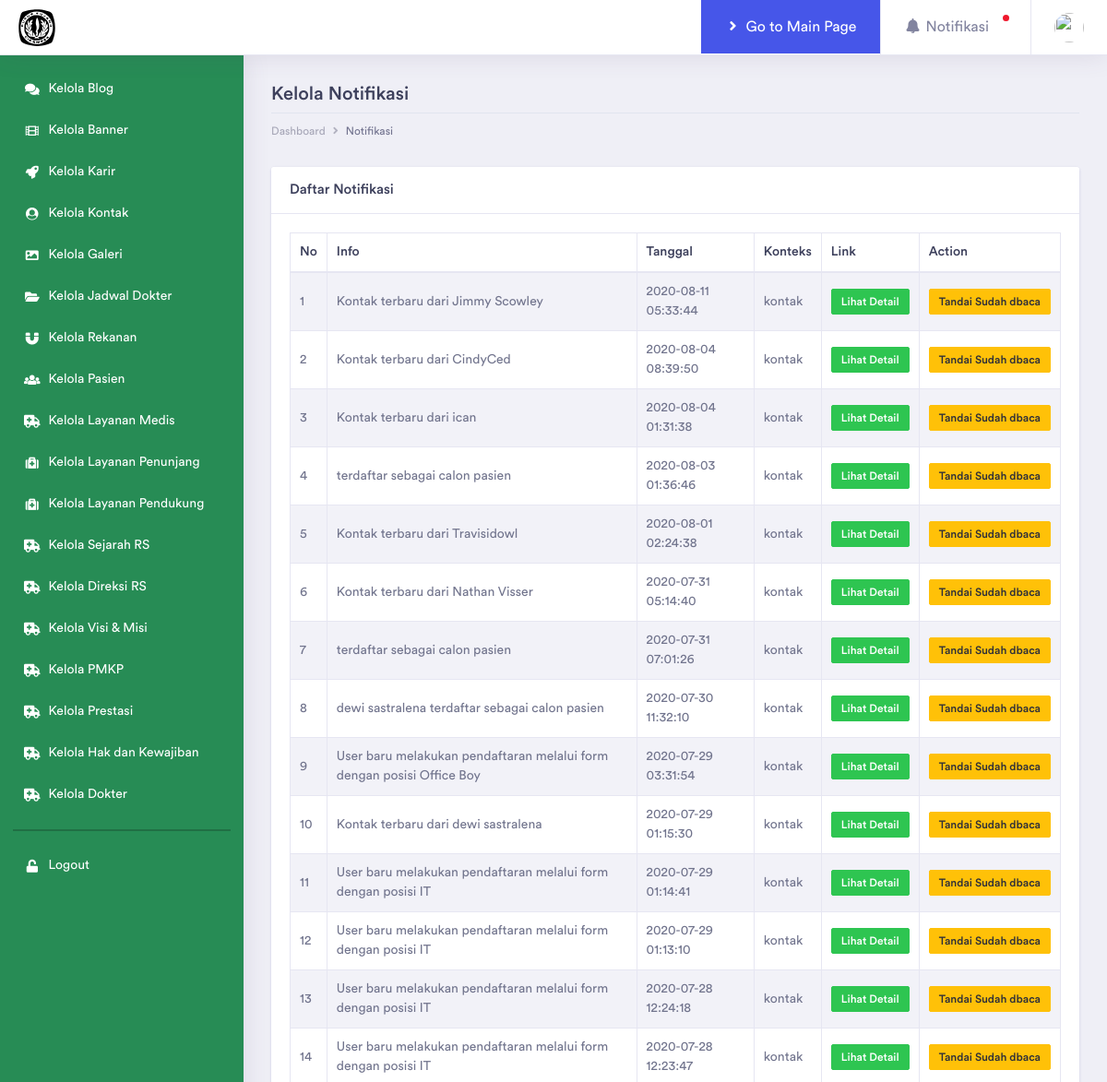
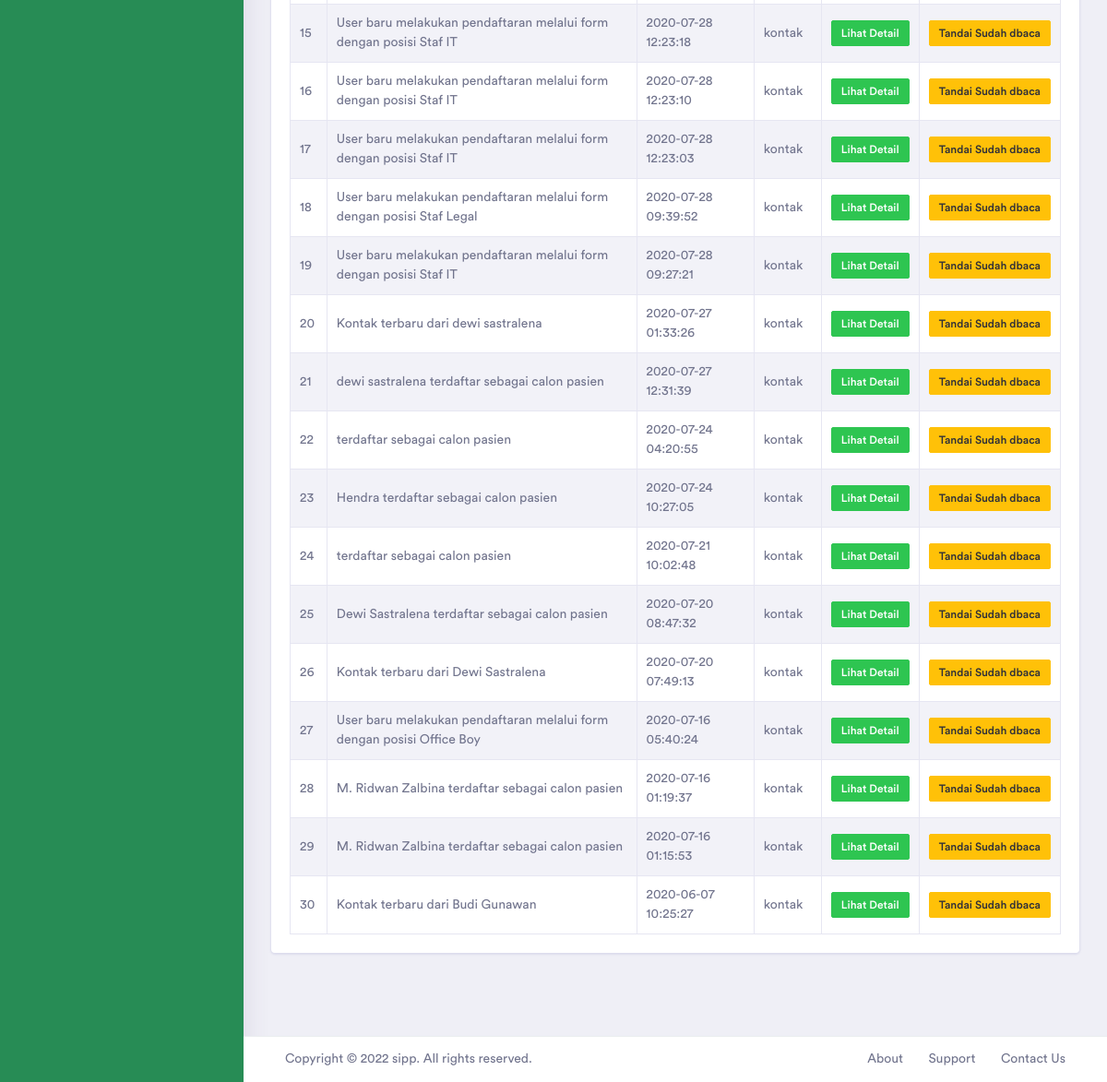
Page /index.php/notifikasi on the earlier database version (2 pictures, top to bottom).
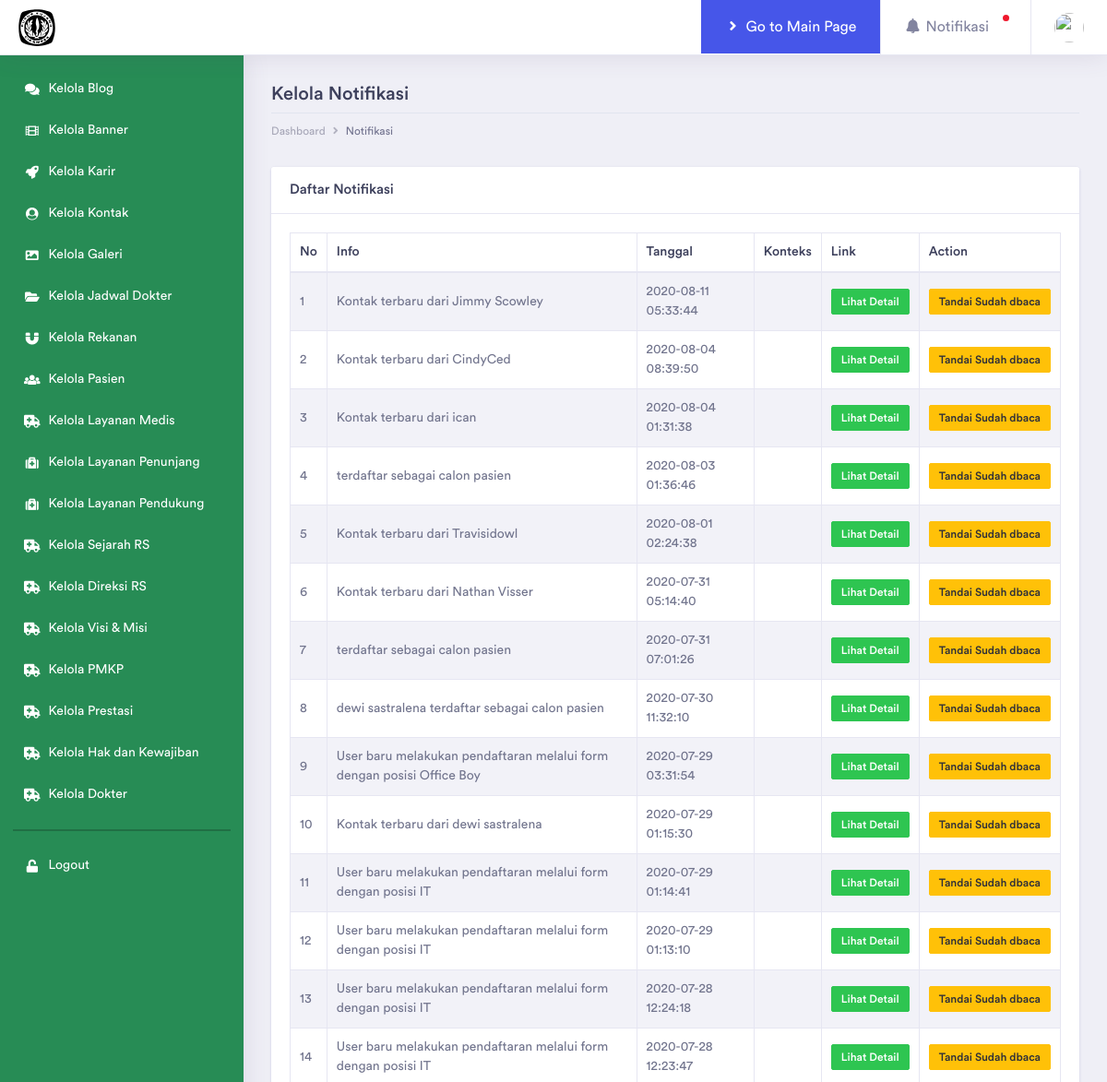
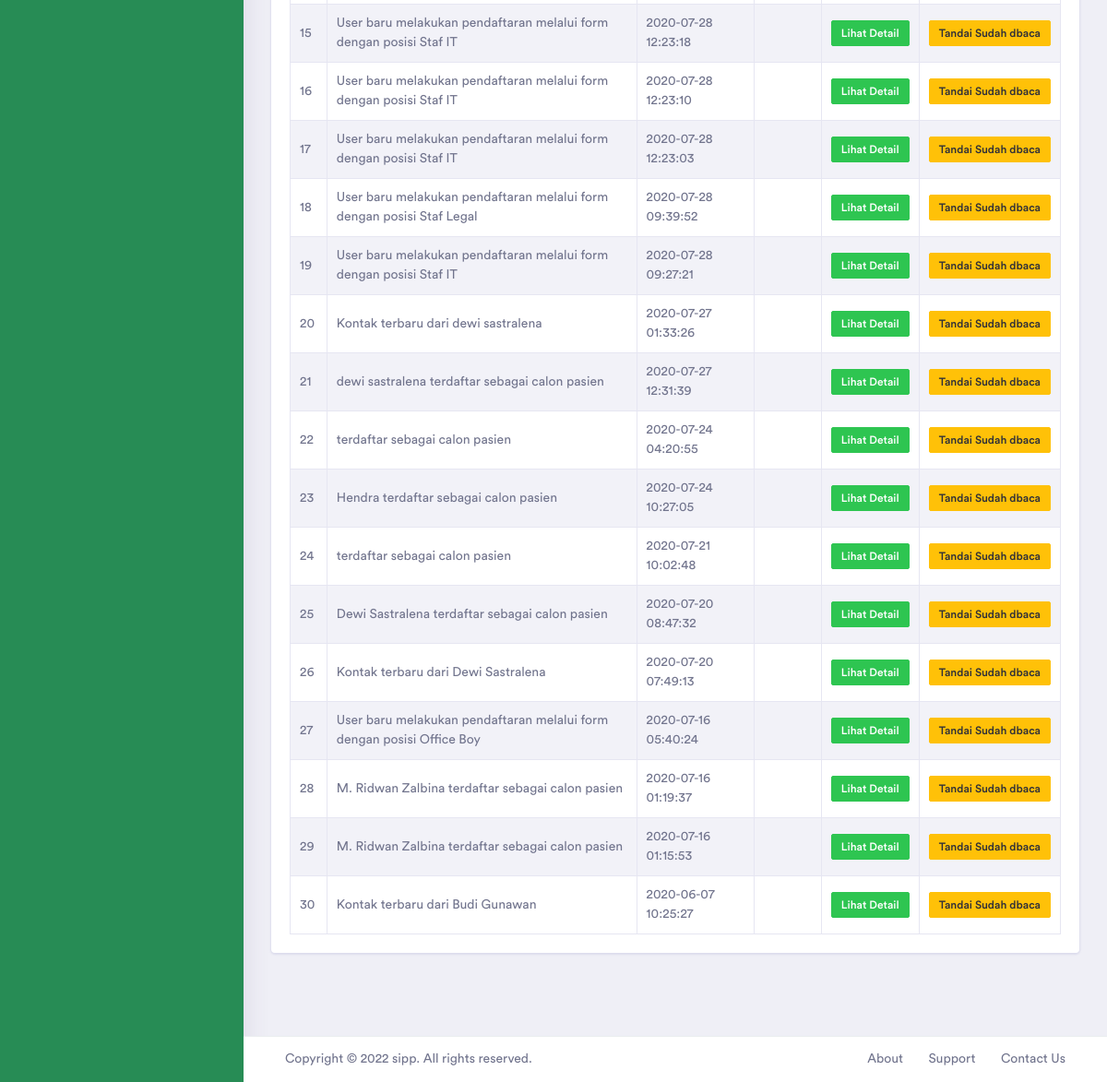
Same page on the later database version (2 pictures, top to bottom).
### tables this page shows
CREATE TABLE `notifikasi` (
  `id` int(11) NOT NULL,
  `pesan` text NOT NULL,
  `date_created` datetime NOT NULL,
  `status` enum('unread','read') NOT NULL,
  `type` enum('kontak','karir','pasien') NOT NULL,
  `konteks` text NOT NULL,
  `link` text NOT NULL
);

### application/controllers/Notifikasi.php (called while the page is built, shortened)
<?php
class Notifikasi extends CI_Controller {
	function __construct(){
		$this->load->helper('url');
		$this->load->library('form_validation');
		$this->load->helper('form');
		$this->load->library('form_validation');
    }
    public function index(){
		$data['title_bar'] = "";
		$data['header_page'] = "";
		$query2="SELECT * FROM notifikasi order by id DESC";
		$query_result2 = $this->db->query($query2)->result();
		$data['rekanan'] = $query_result2;
		$this->load->view('backview/header.php', $data);
		$this->load->view('backview/admin/navbar.php', $data);
		$this->load->view('backview/admin/dashboard/notifikasi.php', $data);
		$this->load->view('backview/footer.php', $data);
	}
}

### index.php (called while the page is built, shortened)
<?php
require_once BASEPATH.'core/CodeIgniter.php';

### application/views/backview/admin/dashboard/notifikasi.php (the view, shortened to what this page needs)
<div class="dashboard-wrapper">
	        <div class="dashboard-influence">
	            <div class="container-fluid dashboard-content">
	                <div class="row">
	                    <div class="col-xl-12 col-lg-12 col-md-12 col-sm-12 col-12">
	                        <div class="page-header">
	                            <h3 class="mb-2">Kelola Notifikasi</h3>
	                            <div class="page-breadcrumb">
	                                <nav aria-label="breadcrumb">
	                                    <ol class="breadcrumb">
	                                        <li class="breadcrumb-item"><a href="#" class="breadcrumb-link">Dashboard</a></li>
	                                        <li class="breadcrumb-item active" aria-current="page">Notifikasi</li>
	                                    </ol>
	                                </nav>
	                            </div>
	                        </div>
	                    </div>
                    </div>
                        <div class="row">
                            <div class="col-xl-12 col-lg-12 col-md-12 col-sm-12 col-12">
                                <div class="card">
                                    <div class="card-header">
                                        <h5 class="mb-0">Daftar Notifikasi</h5>
                                    </div>
                                    <div class="card-body">
                                        <div class="table-responsive">
                                            <table id="example" class="table table-striped table-bordered second" style="width:100%">
                                                <thead>
                                                    <tr>
                                                        <th>No</th>
                                                        <th>Info</th>
                                                        <th>Tanggal</th>
                                                        <th>Konteks</th>
                                                        <th>Link</th>
                                                        <th>Action</th>
                                                    </tr>
                                                </thead>
                                                <tbody>
                                                    <?php
                                                            $i = 0;
                                                            foreach($rekanan as $list){
                                                                $i = $i + 1;
                                                                ?>
                                                            <tr>
                                                                <td><?php echo $i; ?></td>
                                                                <td><?php echo $list->pesan;?></td>
                                                                <td><?php echo $list->date_created;?></td>
                                                                <td><?php echo $list->type;?></td>
                                                                <th><a href="<?php echo base_url()?><?php echo $list->link; ?>" class="btn btn-success btn-xs">Lihat Detail</a></th>
                                                                <th><a href="<?php echo base_url()?>notifikasi/delete/<?php echo $list->id; ?>/rekanan" class="btn btn-warning btn-xs">Tandai Sudah dbaca</a></th>
                                                            </tr>
                                                        <?php }
                                                    ?>
                                                </tbody>
                                            </table>
                                        </div>
                                    </div>
                                </div>
                            </div>
                        </div>
                </div>
            </div>
        <div class="footer">
            <div class="container-fluid">
                <div class="row">
                    <div class="col-xl-6 col-lg-6 col-md-6 col-sm-12 col-12">
                    Copyright © 2022 sipp. All rights reserved.
                    </div>
                    <div class="col-xl-6 col-lg-6 col-md-6 col-sm-12 col-12">
                        <div class="text-md-right footer-links d-none d-sm-block">
                            <a href="javascript: void(0);">About</a>
                            <a href="javascript: void(0);">Support</a>
                            <a href="javascript: void(0);">Contact Us</a>
                        </div>
                    </div>
                </div>
            </div>
        </div>
</div>

### application/views/backview/header.php (shortened to what this page needs)
<!doctype html>
<html lang="en">
<head>
    <link rel="stylesheet" href="<?php echo base_url()?>assets/backview/vendor/bootstrap/css/bootstrap.min.css">
    <link href="<?php echo base_url()?>assets/backview/vendor/fonts/circular-std/style.css" rel="stylesheet">
    <link rel="stylesheet" href="<?php echo base_url()?>assets/backview/libs/css/style.css">
    <link rel="stylesheet" href="<?php echo base_url()?>assets/backview/vendor/fonts/fontawesome/css/fontawesome-all.css">
    <link rel="stylesheet" href="<?php echo base_url()?>assets/backview/vendor/jvectormap/jquery-jvectormap-2.0.2.css">
    <link rel="stylesheet" type="text/css" href="https://cdn.datatables.net/v/bs4/jq-3.3.1/dt-1.10.20/af-2.3.4/b-1.6.1/b-colvis-1.6.1/b-flash-1.6.1/b-html5-1.6.1/b-print-1.6.1/cr-1.5.2/fc-3.3.0/fh-3.1.6/kt-2.5.1/r-2.2.3/rg-1.1.1/rr-1.2.6/sc-2.0.1/sl-1.3.1/datatables.min.css"/>
</head>
<body>

### application/views/backview/admin/navbar.php (shortened to what this page needs)
<div class="dashboard-main-wrapper">
        <div class="dashboard-header">
            <nav class="navbar navbar-expand-lg bg-white fixed-top">
                <center><a href="<?php echo base_url();?>"><img style="height:40px;padding-left:20px;" src="<?php echo base_url();?>assets/frontview/img/logo_kunjang.svg" alt=""></a></center>
                <div class="collapse navbar-collapse " id="navbarSupportedContent">
                    <ul class="navbar-nav ml-auto navbar-right-top">
                        <li class="nav-item dropdown notification">
                            <a class="nav-link active btn-primary" href="<?php echo base_url(); ?>" target="_blank"><i class="fa fa-fw fa-angle-right"></i>&nbsp;Go to Main Page<span class="badge badge-success"></span></a>
                        </li>
                        <li class="nav-item dropdown notification">
                            <a class="nav-link nav-icons" href="<?php echo base_url()?>admin/notifikasi" id="navbarDropdownMenuLink1"><i class="fas fa-fw fa-bell"></i> Notifikasi&nbsp;&nbsp;&nbsp;&nbsp;&nbsp;<span class="indicator"></span></a>
                        </li>
                        <li class="nav-item dropdown nav-user">
                            <a class="nav-link nav-user-img" href="#" id="navbarDropdownMenuLink2" data-toggle="dropdown" aria-haspopup="true" aria-expanded="false"><img src="https://image.flaticon.com/icons/svg/2948/2948035.svg" alt="" class="user-avatar-md rounded-circle"></a>
                        </li>
                    </ul>
                </div>
            </nav>
        </div>
        <div class="nav-left-sidebar sidebar-dark">
            <div class="menu-list">
                <nav class="navbar navbar-expand-lg navbar-light">
                    <div class="collapse navbar-collapse" id="navbarNav">
                        <ul class="navbar-nav flex-column">
                            <li class="nav-item ">
                                <a class="nav-link" href="<?php echo base_url(); ?>admin" ><i class="fa fa-fw fa-comments"></i>Kelola Blog <span class="badge badge-success">6</span></a>
                            </li>
                            <li class="nav-item ">
                                <a class="nav-link" href="<?php echo base_url(); ?>admin/banner" ><i class="fa fa-fw fa-film"></i>Kelola Banner <span class="badge badge-success">6</span></a>
                            </li>
                            <li class="nav-item ">
                                <a class="nav-link" href="<?php echo base_url(); ?>admin/karir/" ><i class="fa fa-fw fa-rocket"></i>Kelola Karir <span class="badge badge-success">6</span></a>
                            </li>
                            <li class="nav-item ">
                                <a class="nav-link" href="<?php echo base_url(); ?>admin/kontak" ><i class="fa fa-fw fa-user-circle"></i>Kelola Kontak <span class="badge badge-success">6</span></a>
                            </li>
                            <li class="nav-item ">
                                <a class="nav-link" href="<?php echo base_url(); ?>admin/galeri" ><i class="fa fa-fw fa-image"></i>Kelola Galeri <span class="badge badge-success">6</span></a>
                            </li>
                            <li class="nav-item ">
                                <a class="nav-link" href="<?php echo base_url(); ?>admin/jadwaldokter" ><i class="fa fa-fw fa-folder-open"></i>Kelola Jadwal Dokter <span class="badge badge-success">6</span></a>
                            </li>
                            <li class="nav-item ">
                                <a class="nav-link" href="<?php echo base_url(); ?>admin/rekanan" ><i class="fa fa-fw fa-magnet"></i>Kelola Rekanan<span class="badge badge-success">6</span></a>
                            </li>
                            <li class="nav-item ">
                                <a class="nav-link" href="<?php echo base_url(); ?>admin/pasien" ><i class="fa fa-fw fa-users"></i>Kelola Pasien<span class="badge badge-success">6</span></a>
                            </li>
                            <li class="nav-item ">
                                <a class="nav-link" href="<?php echo base_url(); ?>admin/layanan" ><i class="fa fa-fw fa-ambulance"></i>Kelola Layanan Medis<span class="badge badge-success">6</span></a>
                            </li>
                            <li class="nav-item ">
                                <a class="nav-link" href="<?php echo base_url(); ?>admin/penunjang" ><i class="fa fa-fw fa-medkit"></i>Kelola Layanan Penunjang<span class="badge badge-success">6</span></a>
                            </li>
                            <li class="nav-item ">
                                <a class="nav-link" href="<?php echo base_url(); ?>admin/pendukung" ><i class="fa fa-fw fa-medkit"></i>Kelola Layanan Pendukung<span class="badge badge-success">6</span></a>
                            </li>
                            <li class="nav-item ">
                                <a class="nav-link" href="<?php echo base_url(); ?>admin/profil/sejarah" ><i class="fa fa-fw fa-ambulance"></i>Kelola Sejarah RS<span class="badge badge-success">6</span></a>
                            </li>
                            <li class="nav-item ">
                                <a class="nav-link" href="<?php echo base_url(); ?>admin/profil/direksi" ><i class="fa fa-fw fa-ambulance"></i>Kelola Direksi RS<span class="badge badge-success">6</span></a>
                            </li>
                            <li class="nav-item ">
                                <a class="nav-link" href="<?php echo base_url(); ?>admin/profil/visimisi" ><i class="fa fa-fw fa-ambulance"></i>Kelola Visi & Misi<span class="badge badge-success">6</span></a>
                            </li>
                            <li class="nav-item ">
                                <a class="nav-link" href="<?php echo base_url(); ?>admin/profil/pmkp" ><i class="fa fa-fw fa-ambulance"></i>Kelola PMKP<span class="badge badge-success">6</span></a>
                            </li>
                            <li class="nav-item ">
                                <a class="nav-link" href="<?php echo base_url(); ?>admin/profil/prestasi" ><i class="fa fa-fw fa-ambulance"></i>Kelola Prestasi<span class="badge badge-success">6</span></a>
                            </li>
                            <li class="nav-item ">
                                <a class="nav-link" href="<?php echo base_url(); ?>admin/profil/hakkewajiban" ><i class="fa fa-fw fa-ambulance"></i>Kelola Hak dan Kewajiban<span class="badge badge-success">6</span></a>
                            </li>
                            <li class="nav-item ">
                                <a class="nav-link" href="<?php echo base_url(); ?>admin/profil/dokter" ><i class="fa fa-fw fa-ambulance"></i>Kelola Dokter<span class="badge badge-success">6</span></a>
                            </li>
                            <div style="border:0.1px solid #206f44; margin-top:15px; margin-bottom:15px;">
                            </div>
                            <li class="nav-item ">
                                <a class="nav-link" href="<?php echo base_url(); ?>login/logout" ><i class="fa fa-fw fa-unlock"></i>Logout<span class="badge badge-success">6</span></a>
                            </li>
                        </ul>
                    </div>
                </nav>
            </div>
        </div>

### application/views/backview/footer.php (shortened to what this page needs)
</body>
</html>

Differences in the rows shown:
changed notifikasi "Kontak terbaru dari Jimmy Scowley": type "kontak" → (not shown)
changed notifikasi "Kontak terbaru dari CindyCed": type "kontak" → (not shown)
changed notifikasi "Kontak terbaru dari ican": type "kontak" → (not shown)
changed notifikasi (number 4 of 30 on the later page): type "kontak" → (not shown)
changed notifikasi "Kontak terbaru dari Travisidowl": type "kontak" → (not shown)
changed notifikasi "Kontak terbaru dari Nathan Visser": type "kontak" → (not shown)
changed notifikasi (number 7 of 30 on the later page): type "kontak" → (not shown)
changed notifikasi (number 8 of 30 on the later page): type "kontak" → (not shown)
changed notifikasi (number 9 of 30 on the later page): type "kontak" → (not shown)
changed notifikasi (number 10 of 30 on the later page): type "kontak" → (not shown)
changed notifikasi (number 11 of 30 on the later page): type "kontak" → (not shown)
changed notifikasi (number 12 of 30 on the later page): type "kontak" → (not shown)
changed notifikasi (number 13 of 30 on the later page): type "kontak" → (not shown)
changed notifikasi (number 14 of 30 on the later page): type "kontak" → (not shown)
changed notifikasi (number 15 of 30 on the later page): type "kontak" → (not shown)
changed notifikasi (number 16 of 30 on the later page): type "kontak" → (not shown)
changed notifikasi (number 17 of 30 on the later page): type "kontak" → (not shown)
changed notifikasi "User baru melakukan pendaftaran melalui form dengan posisi Staf Legal": type "kontak" → (not shown)
changed notifikasi (number 19 of 30 on the later page): type "kontak" → (not shown)
changed notifikasi (number 20 of 30 on the later page): type "kontak" → (not shown)
changed notifikasi (number 21 of 30 on the later page): type "kontak" → (not shown)
changed notifikasi (number 22 of 30 on the later page): type "kontak" → (not shown)
changed notifikasi "Hendra terdaftar sebagai calon pasien": type "kontak" → (not shown)
changed notifikasi (number 24 of 30 on the later page): type "kontak" → (not shown)
changed notifikasi "Dewi Sastralena terdaftar sebagai calon pasien": type "kontak" → (not shown)
changed notifikasi "Kontak terbaru dari Dewi Sastralena": type "kontak" → (not shown)
changed notifikasi (number 27 of 30 on the later page): type "kontak" → (not shown)
changed notifikasi (number 28 of 30 on the later page): type "kontak" → (not shown)
changed notifikasi (number 29 of 30 on the later page): type "kontak" → (not shown)
changed notifikasi "Kontak terbaru dari Budi Gunawan": type "kontak" → (not shown)
